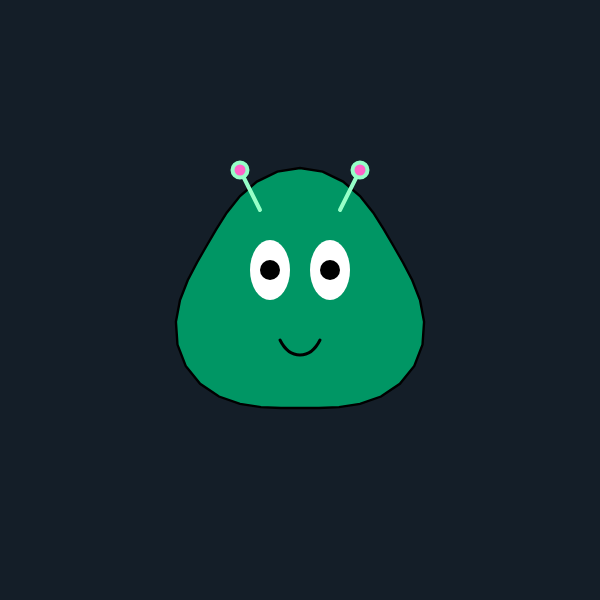
Frame 1 (no input)
Frame 2 (the mouse pressed at the canvas centre, redrawn once): identical to frame 1, image omitted

The p5.js sketch that drew this single still picture (run headless with seeded random() and noise() and a simulated clock; the mouse was pressed at the canvas centre and the sketch redrawn once):

// p5.js sketch
// ── sketch.js
function setup() {
  createCanvas(600, 600);
  angleMode(DEGREES);
  noLoop();
}

function draw() {
  background(20, 30, 40); // Space-like background
  translate(width / 2, height / 2);

  drawBody();
  drawEyes();
  drawAntennae();
  drawMouth();
}

function drawBody() {
  push();
  scale(1.2);
  fill(0, 150, 100);
  stroke(0);
  strokeWeight(2);
  beginShape();
  for (let angle = 0; angle < 360; angle += 10) {
    let r = 100 + 10 * sin(3 * angle);
    let x = r * cos(angle);
    let y = r * sin(angle);
    vertex(x, y);
  }
  endShape(CLOSE);
  pop();
}

function drawEyes() {
  push();
  noStroke();
  fill(255);
  ellipse(-30, -30, 40, 60); // Left eye
  ellipse(30, -30, 40, 60);  // Right eye

  fill(0);
  ellipse(-30, -30, 20); // Pupils
  ellipse(30, -30, 20);
  pop();
}

function drawAntennae() {
  push();
  stroke(150, 255, 200);
  strokeWeight(4);
  line(-40, -90, -60, -130);
  line(40, -90, 60, -130);

  fill(255, 100, 200);
  ellipse(-60, -130, 15);
  ellipse(60, -130, 15);
  pop();
}

function drawMouth() {
  push();
  noFill();
  stroke(0); 
  strokeWeight(3);
  translate(0, 40);
  beginShape();
  vertex(-20, 0);
  bezierVertex(-10, 20, 10, 20, 20, 0);
  endShape();
  pop();
}
